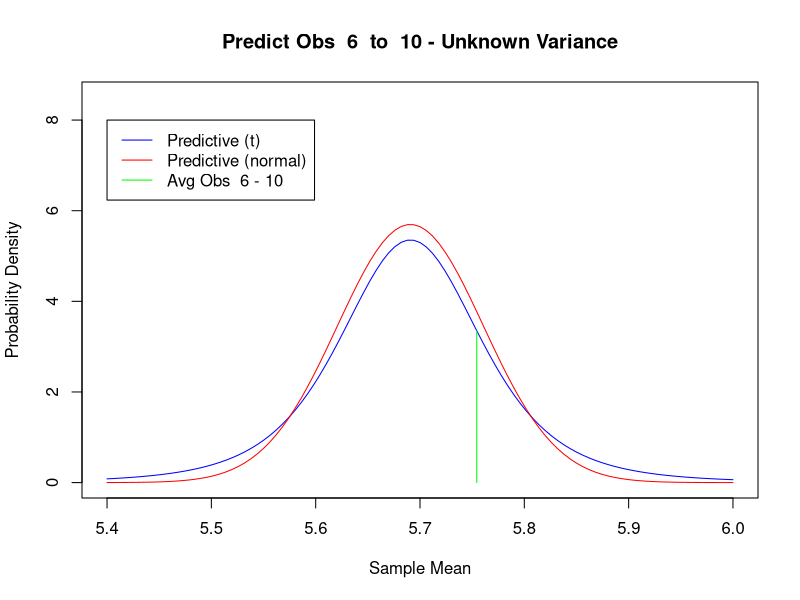
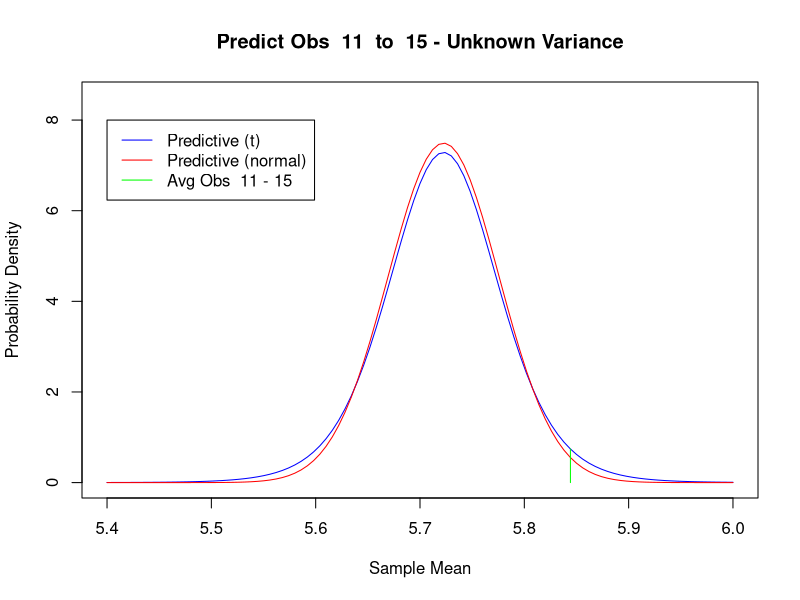
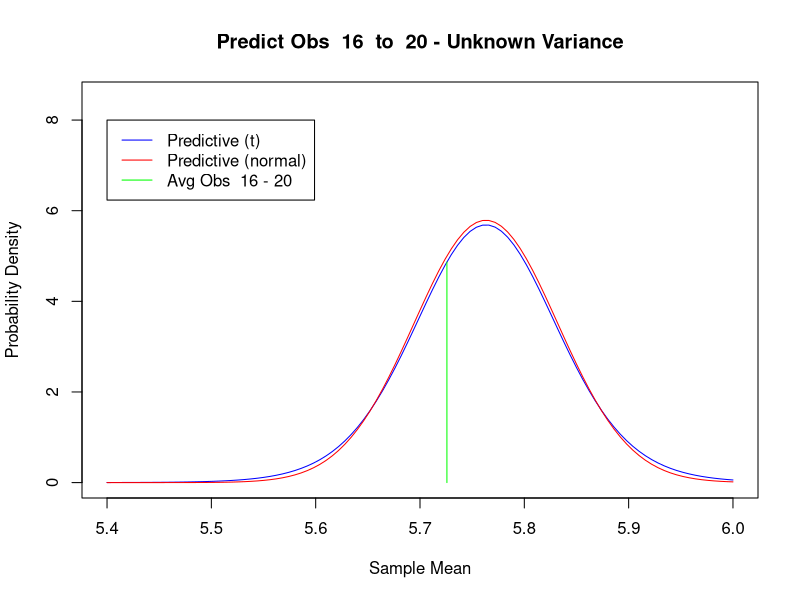
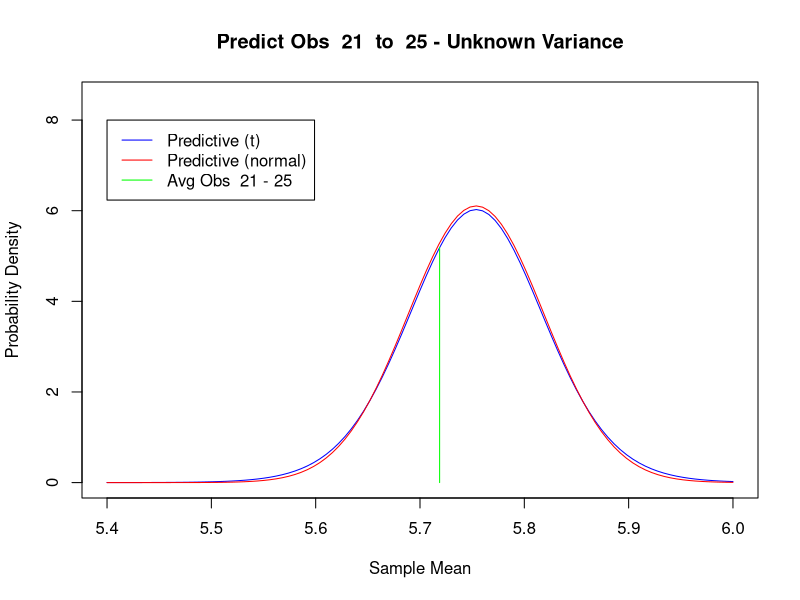
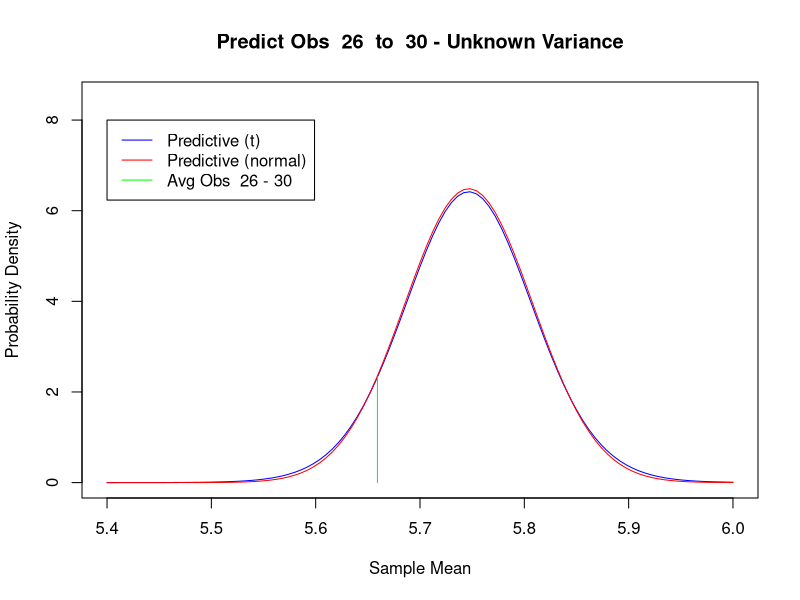
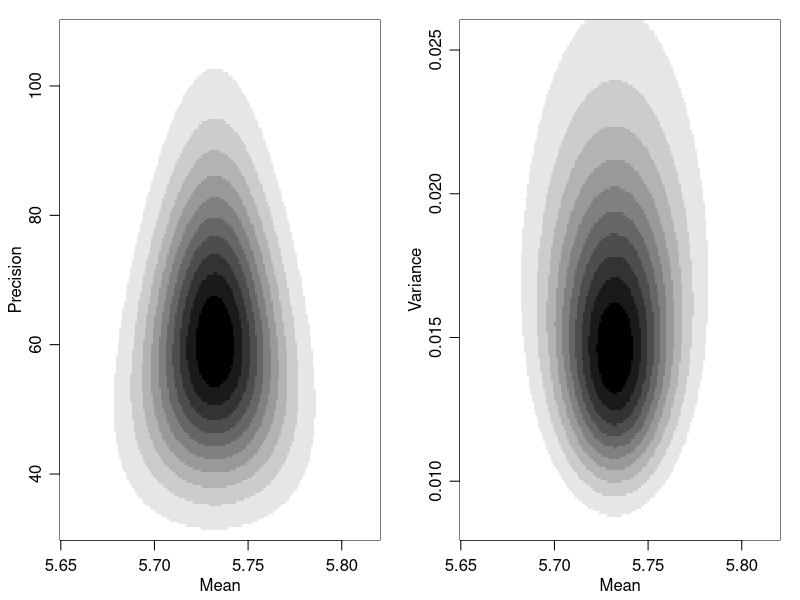
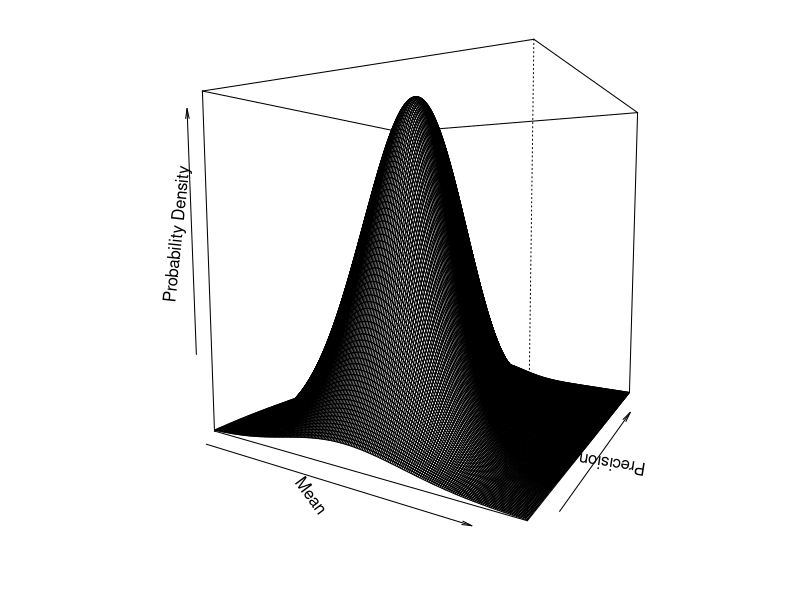
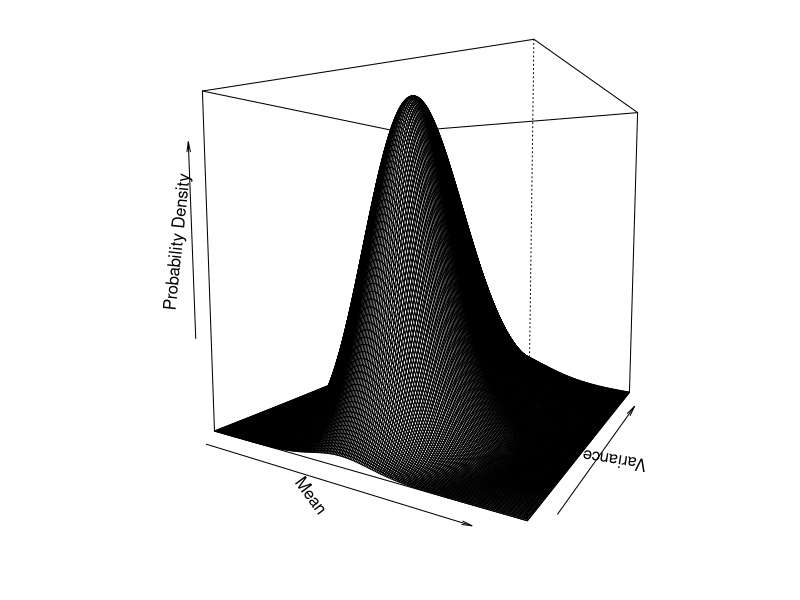

The R source for these figures, in order:
### Bayesian Inference and Decision Theory ###

# Reaction Time Example from Unit 5
# Analysis with unknown standard deviation

# Prior hyperparameters
mu=0         # prior mean is 0
k=0          # prior precision multiplier is 0
alpha=-0.5   # Shape of prior for precision
beta=Inf     # Infinite scale 
spread5=Inf  # Spread of predictive distribution for 1st 5 obs

# The data (only the first subject)
reaction.times=c(5.743, 5.606, 5.858, 5.656, 5.591, 5.793, 5.697, 5.875, 5.677, 5.73, 5.69, 5.919, 5.981, 5.996, 5.635, 5.799, 5.537, 5.642, 5.858, 5.793, 5.805, 5.73, 5.677, 5.553, 5.829, 5.489, 5.724, 5.793, 5.684, 5.606)

# Process observations in batches of 5 to find posterior hyperparameters
for (b in 1:6) {
	batch=reaction.times[((b-1)*5+1):(b*5)]  # next batch of data
	# Posterior hyperparameters
	mu[b+1]=(k[b]*mu[b]+sum(batch))/(k[b]+5)
	k[b+1]=k[b]+5
	alpha[b+1]=alpha[b]+5/2
	beta[b+1]=( 1/beta[b] + 0.5*sum((batch-mean(batch))^2) + 
                0.5*k[b]*5/(k[b]+5)*(mean(batch)-mu[b])^2 )^-1
}

# Plot predictive distributions for 5-observation batches (starting w 2nd batch)
spread=1/sqrt((k*5/(k+5))*alpha*beta)  # spread of predictive distr for next 5 obs
for (b in 2:6) {
  xbar=seq(length=101,from=5.4,to=6.0)
  pred.known.var=dnorm(xbar,mean=mu[b],sd=spread[b])
  pred.unk.var=dt((xbar-mu[b])/spread[b],df=alpha[b]*2)/spread[b]
  plot(xbar,pred.unk.var,type="l",col="blue",ylim=c(0,8.5),xlim=c(5.4,6),
       main=paste("Predict Obs ",(b-1)*5+1, " to ", b*5, "- Unknown Variance"),
       xlab="Sample Mean",
       ylab="Probability Density")
  lines(xbar,pred.known.var,col="red")
  nextobs=mean(reaction.times[((b-1)*5+1):(b*5)])
  lines(c(nextobs,nextobs),
        c(0,dt((nextobs-mu[b])/spread[b],df=alpha[b]*2)/spread[b]),
                   col="green")
  legend(5.4,8,c("Predictive (t)","Predictive (normal)",
                 paste("Avg Obs ",(b-1)*5+1, "-", b*5)),
                 col=c("blue","red","green"),lty=c(1,1,1))	
}

# Posterior credible intervals for mean, variance, precision and standard deviation
# Note: NaNs produced for prior quantiles
theta025=mu+qt(0.025,2*alpha)/sqrt(k*alpha*beta)  # 0.025 quantile for mean
theta975=mu+qt(0.975,2*alpha)/sqrt(k*alpha*beta)  # 0.975 quantile for mean
rho025=qgamma(0.025,alpha,scale=beta)             # 0.025 quantile for precision
rho975=qgamma(0.975,alpha,scale=beta)             # 0.975 quantile for precision
var025=1/rho975                                   # 0.025 quantile for variance
var975=1/rho025                                   # 0.975 quantile for variance
std025=sqrt(var025)                               # 0.025 quantile for std dev
std975=sqrt(var975)                               # 0.975 quantile for std dev

# Quantiles for sample mean (predictive quantiles for next 5 observations)
xbar025=mu+qt(0.025,2*alpha)/sqrt((k*5/(k+5))*alpha*beta)  # 0.025 quantile for mean
xbar975=mu+qt(0.975,2*alpha)/sqrt((k*5/(k+5))*alpha*beta)  # 0.975 quantile for mean

##################################
# Contour plot of the joint posterior distribution 

# Inverse gamma density parameterized by shape and scale
dinvgamma<-function(x,shp,scl) {
ld<- shp*log(1/scl) -lgamma(shp) -(shp+1)*log(x)  -1/(scl*x) 
exp(ld)
                            }

gs<-200
theta<-seq(5.65,5.82,length=gs)
is2<-seq(30,110 ,length=gs)       # precision
s2g<-seq(0.008,0.026,length=gs)    # variance

ld.th.is2<-ld.th.s2<-matrix(0,gs,gs)
b=7    # Plot final posterior after all 30 observations
for(i in 1:gs) { for(j in 1:gs) {
    ld.th.is2[i,j]<- dnorm(theta[i],mu[b],1/sqrt( is2[j]*k[b]) ) *
                   dgamma(is2[j],shape=alpha[b],scale=beta[b] )
    ld.th.s2[i,j]<- dnorm(theta[i],mu[b],sqrt(s2g[j]/k[b]) ) *
                    dinvgamma(s2g[j],alpha[b],beta[b])
                     }} 

par(mfrow=c(1,2),mar=c(3,3,1,1),mgp=c(1.75,.75,0))
grays<- gray( (10:0)/10)
image(theta,is2,ld.th.is2,col=grays,xlab="Mean",
       ylab="Precision" ) 
image(theta,s2g,ld.th.s2, col=grays,xlab="Mean",
       ylab="Variance" )
par(mfrow=c(1,1))


##################################
# Perspective plots

persp(theta,is2,ld.th.is2,theta=30,phi=5,xlab="Mean",
       ylab="Precision",zlab="Probability Density",
       xlim=theta[c(1,gs)] ,ylim=is2[c(1,gs)]) 
persp(theta,s2g,ld.th.s2,theta=30,phi=5,xlab="Mean",
       ylab="Variance",zlab="Probability Density" )

##################################
# Slices

plot(0,xlab="Mean",ylab="Probability Density",xlim=c(5.65, 5.82),ylim=c(0,0.42),
     main="Slices of Joint Density")
cc=c("purple","blue","green","orange","red")
legend(5.65,0.35,c("rho=37","rho=54","rho=70","rho=86","rho=102"),
       col=cc,lty=c(1,1))
for (i in 1:5) {
  indx = 20+(i-1)*40
  lines(theta,ld.th.is2[,indx],col=cc[i])
}

##################################
# Conditionals

plot(0,xlab="Mean",ylab="Probability Density",xlim=c(5.65, 5.82),ylim=c(0,23),
     main="Conditional Density of Mean Given Precision")
legend(5.65,18,c("rho=37","rho=54","rho=70","rho=86","rho=102"),
       col=cc,lty=c(1,1))
cc=c("purple","blue","green","orange","red")
for (i in 1:5) {
  indx = 20+(i-1)*40
  dth=theta[2]-theta[1]
  f = ld.th.is2[,indx]/(sum(ld.th.is2[,indx])*dth)
  lines(theta,f,col=cc[i])
}

